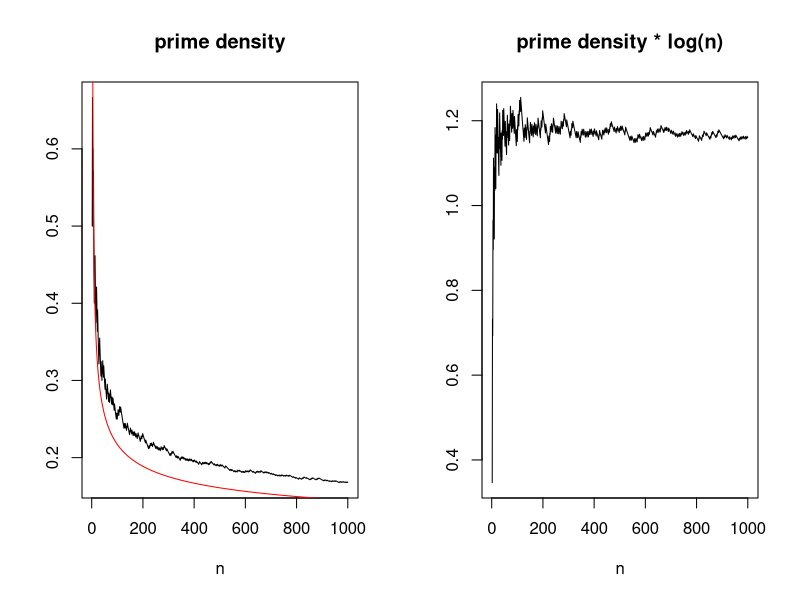

The R script that drew this image:
# spuRs/resources/scripts/primedensity.r
# estimate the density of primes (using a very inefficient algorithm)
# clear the workspace
rm(list=ls())

prime <- function(n) {
  # returns TRUE if n is prime
  # assumes n is a positive integer 
  if (n == 1) {
    is.prime <- FALSE
  } else if (n == 2) {
    is.prime <- TRUE
  } else {is.prime <- TRUE
          for (m in 2:(n/2)) {
            if (n %% m == 0) is.prime <- FALSE
          }
  }
return(is.prime)
}

# input
# we consider primes <= n
n <- 1000

# calculate the number of primes <= m for m in 2:n
# num.primes[i] == number of primes <= i+1
m.vec <- 2:n
primes <- sapply(m.vec, prime) 
num.primes <- cumsum(primes)



# output
# plot the actual prime density against the theoretical limit 
par(mfrow = c(1, 2))
plot(m.vec, num.primes/m.vec, type = "l",
     main = "prime density", xlab = "n", ylab = "") 
lines(m.vec, 1/log(m.vec), col = "red")
plot(m.vec, num.primes/m.vec*log(m.vec), type = "l",
     main = "prime density * log(n)", xlab = "n", ylab = "")
par(mfrow = c(1, 1))